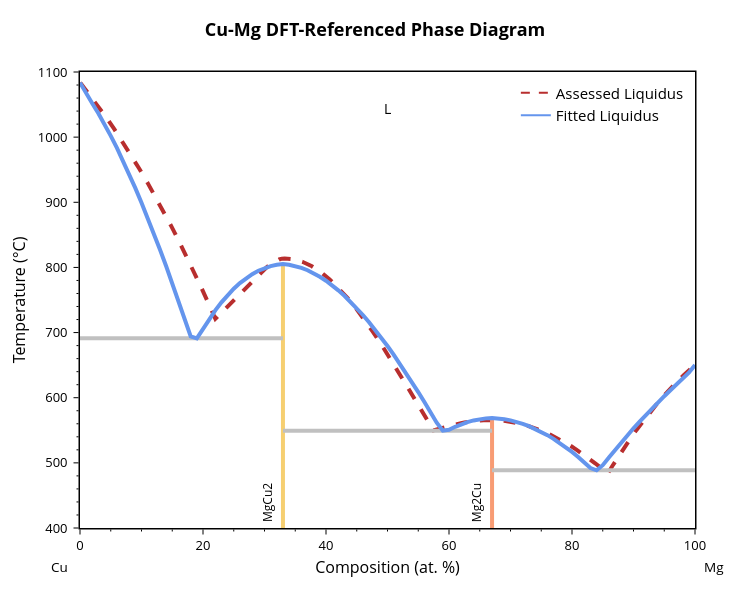
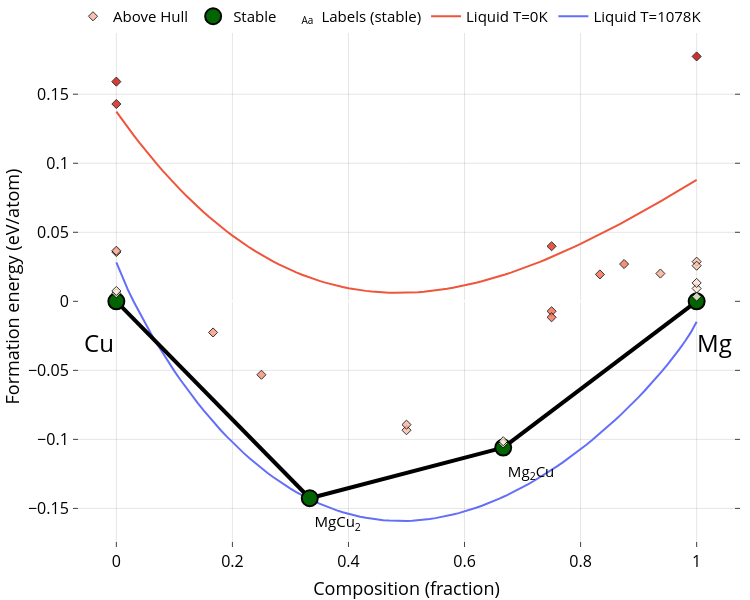

The code cell stored with these charts, in order, in its notebook:
### Markdown cell above
## 2 - Fitting the liquid free energy for a single binary system

`BinaryLiquid.from_cache()` assembles all of the above - MPDS data, DFT convex hull, and elemental constants - into a single object ready for fitting.

`fit_parameters()` then:
1. Identifies invariant points (eutectics, peritectics, congruent melting) from the liquidus and solid-phase data.
2. Filters to those that have matching DFT compounds.
3. Ranks constraint combinations by viability and runs Nelder-Mead optimization for each.

The diagrams below illustrate how invariant points on the phase diagram translate into thermodynamic constraints on the mixing parameters.

<img src="../assets/invariant_points_and_reactions.png" style="max-width: 100%; height: 480px; object-fit: contain; object-position: left center; display: block; margin: 0 !important;">

### Code cell
from gliquid.binary import BinaryLiquid, BLPlotter

param_format = 'comb-exp'  # options: 'linear', 'combined', 'comb-exp'

cu_mg_system = BinaryLiquid.from_cache('Cu-Mg', param_format=param_format)

# n_opts controls how many constraint combinations are explored; higher values are slower but more thorough
fit_results = cu_mg_system.fit_parameters(verbose=True, n_opts=5)
best_fit = min(fit_results, key=lambda x: x.get('mae', float('inf')), default={})

print("\n--- Cu-Mg fitting results ---")
for field, value in best_fit.items():
    print(f"  {field.upper():12s}: {value:.3f}" if isinstance(value, float) else f"  {field.upper():12s}: {value}")

cu_mg_plotter = BLPlotter(cu_mg_system)
cu_mg_plotter.show('fit+liq')   # Fitted liquidus vs. digitized experimental data
cu_mg_plotter.show('ch+g')      # T=0K DFT convex hull with overlaid liquid G curves
cu_mg_plotter.show('nmp')       # Nelder-Mead optimization path through parameter space

### Figure 1 — Plotly figure (JSON) as saved in the notebook; plotly's stock layout.template omitted (floating-point values rounded to 4 significant figures)
{"data": [{"line": {"color": "#B82E2E", "dash": "dash", "width": 4}, "mode": "lines", "showlegend": false, "type": "scatter", "x": [0.03812, 1.448, 2.85, 4.236, 5.606, 6.96, 8.298, 9.62, 10.93, 12.22, 13.5, 14.76, 16.01, 17.24, 18.46, 19.66, 20.86, 22.01, 22.94, 23.87, 24.74, 25.57, 26.36, 27.11, 27.82, 28.49, 29.13, 29.73, 30.31, 30.86, 31.38, 31.89, 32.37, 32.83, 33.28, 34.77, 36.25, 37.71, 39.16, 40.6, 42.02, 43.44, 44.85, 46.26, 47.66, 49.06, 50.46, 51.86, 53.26, 54.66, 56.07, 57.47, 58.03, 58.61, 59.18, 59.75, 60.31, 60.86, 61.41, 61.95, 62.49, 63.02, 63.55, 64.08, 64.6, 65.12, 65.63, 66.15, 66.66, 67.94, 69.2, 70.44, 71.66, 72.85, 74.03, 75.18, 76.32, 77.44, 78.55, 79.63, 80.7, 81.76, 82.8, 83.83, 84.84, 85.81, 86.53, 87.3, 88.07, 88.85, 89.65, 90.45, 91.27, 92.1, 92.93, 93.78, 94.64, 95.5, 96.38, 97.27, 98.16, 99.06, 99.96], "y": [1084.0, 1067.0, 1049.0, 1031.0, 1012.0, 992.4, 972.4, 951.9, 930.9, 909.4, 887.4, 864.9, 841.9, 818.5, 794.6, 770.3, 745.6, 721.0, 729.8, 738.7, 747.2, 755.4, 763.2, 770.6, 777.5, 783.9, 789.8, 795.2, 799.9, 804.0, 807.4, 810.2, 812.2, 813.4, 813.9, 812.5, 808.3, 801.7, 792.8, 781.7, 768.6, 753.8, 737.5, 719.7, 700.7, 680.7, 659.9, 638.4, 616.4, 594.2, 571.8, 549.8, 551.4, 553.0, 554.6, 556.0, 557.4, 558.7, 559.9, 560.9, 561.9, 562.8, 563.5, 564.2, 564.7, 565.1, 565.4, 565.6, 565.7, 565.3, 564.2, 562.4, 559.9, 556.8, 553.1, 548.9, 544.1, 538.8, 533.1, 527.0, 520.5, 513.6, 506.4, 498.9, 491.2, 483.6, 494.8, 506.3, 517.5, 528.6, 539.5, 550.1, 560.6, 570.7, 580.7, 590.4, 599.8, 608.9, 617.8, 626.4, 634.6, 642.6, 650.1]}, {"hovertemplate": "label=MgCu2<br>x=%{x}<br>t=%{y}<extra></extra>", "legendgroup": "MgCu2", "line": {"color": "rgb(246, 207, 113)", "dash": "solid", "width": 4}, "marker": {"symbol": "circle"}, "mode": "lines", "name": "MgCu2", "orientation": "v", "showlegend": false, "type": "scatter", "x": [33, 33, 33, 33, 33, 33, 33, 33, 33, 33, 33, 33, 33, 33, 33, 33, 33, 33, 33, 33, 33, 33, 33, 33, 33, 33, 33, 33, 33, 33, 33, 33, 33, 33, 33, 33, 33, 33, 33, 33, 33, 33, 33], "xaxis": "x", "y": [549.4, 757.4, 767.3, 727.0, 692.1, 652.4, 783.4, 775.9, 789.7, 794.9, 802.1, 799.0, 791.1, 785.8, 804.1, 704.3, 716.0, 608.7, 593.3, 561.7, 577.7, 623.7, 638.2, 737.5, 747.3, 805.1, 805.1, 746.4, 705.6, 691.1, 666.1, 679.4, 756.4, 764.9, 779.6, 772.6, 795.7, 799.4, 804.1, 802.2, 720.5, 734.0, -273.1], "yaxis": "y"}, {"hovertemplate": "label=Mg2Cu<br>x=%{x}<br>t=%{y}<extra></extra>", "legendgroup": "Mg2Cu", "line": {"color": "rgb(248, 156, 116)", "dash": "solid", "width": 4}, "marker": {"symbol": "circle"}, "mode": "lines", "name": "Mg2Cu", "orientation": "v", "showlegend": false, "type": "scatter", "x": [67, 67, 67, 67, 67, 67, 67, 67, 67, 67, 67, 67, 67, 67, 67, 67, 67, 67, 67, 67, 67, 67, 67, 67, 67, 67, 67, 67], "xaxis": "x", "y": [488.5, 549.4, 556.4, 542.5, 492.0, 500.8, 509.0, 568.9, 550.8, 547.7, 552.3, 530.7, 536.9, 524.0, 516.7, 567.1, 565.3, 559.9, 562.9, 568.3, 568.9, 559.3, 555.4, 562.5, 565.1, 568.3, 567.0, -273.1], "yaxis": "y"}, {"hovertemplate": "x=%{x}<br>y=%{y}<extra></extra>", "legendgroup": "", "line": {"color": "Silver", "dash": "solid", "width": 4}, "marker": {"symbol": "circle"}, "mode": "lines", "name": "", "orientation": "v", "showlegend": false, "type": "scatter", "x": [67, 84, 100], "xaxis": "x", "y": [488.5, 488.5, 488.5], "yaxis": "y"}, {"hovertemplate": "x=%{x}<br>y=%{y}<extra></extra>", "legendgroup": "", "line": {"color": "Silver", "dash": "solid", "width": 4}, "marker": {"symbol": "circle"}, "mode": "lines", "name": "", "orientation": "v", "showlegend": false, "type": "scatter", "x": [33, 59, 67], "xaxis": "x", "y": [549.4, 549.4, 549.4], "yaxis": "y"}, {"hovertemplate": "x=%{x}<br>y=%{y}<extra></extra>", "legendgroup": "", "line": {"color": "Silver", "dash": "solid", "width": 4}, "marker": {"symbol": "circle"}, "mode": "lines", "name": "", "orientation": "v", "showlegend": false, "type": "scatter", "x": [0, 19, 33], "xaxis": "x", "y": [691.1, 691.1, 691.1], "yaxis": "y"}, {"hovertemplate": "label=L<br>x=%{x}<br>t=%{y}<extra></extra>", "legendgroup": "L", "line": {"color": "cornflowerblue", "dash": "solid", "width": 4}, "marker": {"symbol": "circle"}, "mode": "lines", "name": "L", "orientation": "v", "showlegend": false, "type": "scatter", "x": [0, 1, 2, 3, 4, 5, 6, 7.0, 8, 9, 10, 11, 12, 13, 14.0, 15, 16, 17, 18, 19, 20, 21, 22, 23, 24, 25, 26, 27, 28.0, 29.0, 30, 31, 32, 33, 34, 35, 36, 37, 38, 39, 40, 41, 42, 43, 44, 45, 46, 47, 48, 49, 50, 51, 52, 53, 54, 55.0, 56.0, 57.0, 58.0, 59, 60, 61, 62, 63, 64, 65, 66, 67, 68, 69, 70, 71, 72, 73, 74, 75, 76, 77, 78, 79, 80, 81, 82, 83, 84, 85, 86, 87, 88, 89, 90, 91, 92, 93, 94, 95, 96, 97, 98, 99, 100], "xaxis": "x", "y": [1084.0, 1066.0, 1052.0, 1036.0, 1020.0, 1002.0, 983.4, 963.8, 943.2, 921.8, 899.4, 876.3, 852.3, 827.6, 802.2, 776.1, 749.4, 722.1, 694.2, 691.1, 705.6, 720.5, 734.0, 746.4, 757.4, 767.3, 775.9, 783.4, 789.7, 794.9, 799.0, 802.1, 804.1, 805.1, 804.1, 802.2, 799.4, 795.7, 791.1, 785.8, 779.6, 772.6, 764.9, 756.4, 747.3, 737.5, 727.0, 716.0, 704.3, 692.1, 679.4, 666.1, 652.4, 638.2, 623.7, 608.7, 593.3, 577.7, 561.7, 549.4, 550.8, 555.4, 559.3, 562.5, 565.1, 567.0, 568.3, 568.9, 568.3, 567.1, 565.3, 562.9, 559.9, 556.4, 552.3, 547.7, 542.5, 536.9, 530.7, 524.0, 516.7, 509.0, 500.8, 492.0, 488.5, 496.4, 508.4, 520.1, 531.4, 542.4, 553.0, 563.4, 573.5, 583.4, 592.9, 602.3, 611.5, 620.5, 629.4, 638.4, 650.1], "yaxis": "y"}, {"line": {"color": "#B82E2E", "dash": "dash"}, "mode": "lines", "name": "Assessed Liquidus", "showlegend": true, "type": "scatter", "x": [null], "y": [null]}, {"marker": {"color": "cornflowerblue"}, "mode": "lines", "name": "Fitted Liquidus", "showlegend": true, "type": "scatter", "x": [null], "y": [null]}], "layout": {"annotations": [{"borderpad": 5, "font": {"color": "black", "size": 12}, "showarrow": false, "text": "MgCu2", "textangle": -90, "x": 30.5, "y": 400, "yanchor": "bottom"}, {"borderpad": 5, "font": {"color": "black", "size": 12}, "showarrow": false, "text": "Mg2Cu", "textangle": -90, "x": 64.5, "y": 400, "yanchor": "bottom"}, {"font": {"color": "black", "size": 14}, "showarrow": false, "text": "L", "x": 50, "y": 1044}, {"font": {"color": "black", "size": 13.5}, "showarrow": false, "text": "Cu", "x": -0.05, "xanchor": "left", "xref": "paper", "y": -0.086, "yanchor": "middle", "yref": "paper"}, {"font": {"color": "black", "size": 13.5}, "showarrow": false, "text": "Mg", "x": 1.05, "xanchor": "right", "xref": "paper", "y": -0.086, "yanchor": "middle", "yref": "paper"}], "font": {"color": "black", "size": 13}, "height": 600, "legend": {"font": {"size": 15}, "x": 0.99, "xanchor": "right", "y": 0.99, "yanchor": "top"}, "margin": {"b": 72, "r": 55, "t": 72}, "plot_bgcolor": "white", "showlegend": true, "title": {"font": {"color": "black", "size": 18}, "text": "<b>Cu-Mg DFT-Referenced Phase Diagram</b>", "x": 0.5, "xanchor": "center", "yanchor": "bottom"}, "width": 750, "xaxis": {"linecolor": "black", "linewidth": 1.5, "minor": {"nticks": 5, "tickcolor": "black", "ticklen": 2, "ticks": "outside", "tickwidth": 1}, "mirror": true, "range": [0, 100], "showline": true, "tickcolor": "black", "tickformat": ".0f", "ticklen": 5, "ticks": "outside", "tickwidth": 1, "title": {"font": {"size": 16}, "standoff": 8, "text": "Composition (at. %)"}}, "yaxis": {"linecolor": "black", "linewidth": 1.5, "minor": {"nticks": 5, "tickcolor": "black", "ticklen": 2, "ticks": "outside", "tickwidth": 1}, "mirror": true, "range": [400, 1100], "showline": true, "tickcolor": "black", "ticklen": 5, "ticks": "outside", "ticksuffix": " ", "tickwidth": 1, "title": {"font": {"size": 16}, "standoff": 8, "text": "Temperature (°C)"}}}}

### Figure 2 — Plotly figure (JSON) as saved in the notebook; plotly's stock layout.template omitted (floating-point values rounded to 4 significant figures)
{"data": [{"mode": "lines", "name": "Liquid T=1078K", "type": "scatter", "x": [0, 0.01, 0.02, 0.03, 0.04, 0.05, 0.06, 0.07, 0.08, 0.09, 0.1, 0.11, 0.12, 0.13, 0.14, 0.15, 0.16, 0.17, 0.18, 0.19, 0.2, 0.21, 0.22, 0.23, 0.24, 0.25, 0.26, 0.27, 0.28, 0.29, 0.3, 0.31, 0.32, 0.33, 0.34, 0.35, 0.36, 0.37, 0.38, 0.39, 0.4, 0.41, 0.42, 0.43, 0.44, 0.45, 0.46, 0.47, 0.48, 0.49, 0.5, 0.51, 0.52, 0.53, 0.54, 0.55, 0.56, 0.57, 0.58, 0.59, 0.6, 0.61, 0.62, 0.63, 0.64, 0.65, 0.66, 0.67, 0.68, 0.69, 0.7, 0.71, 0.72, 0.73, 0.74, 0.75, 0.76, 0.77, 0.78, 0.79, 0.8, 0.81, 0.82, 0.83, 0.84, 0.85, 0.86, 0.87, 0.88, 0.89, 0.9, 0.91, 0.92, 0.93, 0.94, 0.95, 0.96, 0.97, 0.98, 0.99, 1], "y": [0.02821, 0.01752, 0.008269, -0.0003442, -0.00849, -0.01625, -0.02368, -0.0308, -0.03764, -0.04422, -0.05055, -0.05664, -0.06251, -0.06816, -0.0736, -0.07883, -0.08387, -0.08871, -0.09336, -0.09782, -0.1021, -0.1062, -0.1101, -0.1139, -0.1175, -0.1209, -0.1242, -0.1273, -0.1302, -0.133, -0.1356, -0.1381, -0.1405, -0.1426, -0.1447, -0.1466, -0.1483, -0.15, -0.1514, -0.1528, -0.154, -0.1551, -0.156, -0.1568, -0.1575, -0.1581, -0.1585, -0.1588, -0.159, -0.1591, -0.159, -0.1589, -0.1586, -0.1582, -0.1577, -0.157, -0.1563, -0.1554, -0.1545, -0.1534, -0.1522, -0.1509, -0.1495, -0.148, -0.1464, -0.1447, -0.1429, -0.141, -0.139, -0.1369, -0.1347, -0.1324, -0.13, -0.1275, -0.1249, -0.1222, -0.1194, -0.1165, -0.1135, -0.1104, -0.1072, -0.1039, -0.1005, -0.09696, -0.09335, -0.08964, -0.08582, -0.08188, -0.07784, -0.07367, -0.06937, -0.06495, -0.06038, -0.05566, -0.05077, -0.04569, -0.04039, -0.03483, -0.02892, -0.02249, -0.01475]}, {"mode": "lines", "name": "Liquid T=0K", "type": "scatter", "x": [0, 0.01, 0.02, 0.03, 0.04, 0.05, 0.06, 0.07, 0.08, 0.09, 0.1, 0.11, 0.12, 0.13, 0.14, 0.15, 0.16, 0.17, 0.18, 0.19, 0.2, 0.21, 0.22, 0.23, 0.24, 0.25, 0.26, 0.27, 0.28, 0.29, 0.3, 0.31, 0.32, 0.33, 0.34, 0.35, 0.36, 0.37, 0.38, 0.39, 0.4, 0.41, 0.42, 0.43, 0.44, 0.45, 0.46, 0.47, 0.48, 0.49, 0.5, 0.51, 0.52, 0.53, 0.54, 0.55, 0.56, 0.57, 0.58, 0.59, 0.6, 0.61, 0.62, 0.63, 0.64, 0.65, 0.66, 0.67, 0.68, 0.69, 0.7, 0.71, 0.72, 0.73, 0.74, 0.75, 0.76, 0.77, 0.78, 0.79, 0.8, 0.81, 0.82, 0.83, 0.84, 0.85, 0.86, 0.87, 0.88, 0.89, 0.9, 0.91, 0.92, 0.93, 0.94, 0.95, 0.96, 0.97, 0.98, 0.99, 1], "y": [0.1374, 0.1315, 0.1258, 0.1202, 0.1147, 0.1095, 0.1043, 0.09934, 0.0945, 0.08981, 0.08527, 0.08088, 0.07662, 0.07251, 0.06854, 0.0647, 0.06101, 0.05744, 0.05402, 0.05072, 0.04756, 0.04452, 0.04162, 0.03884, 0.03618, 0.03365, 0.03124, 0.02896, 0.02679, 0.02474, 0.0228, 0.02098, 0.01928, 0.01768, 0.0162, 0.01482, 0.01355, 0.01239, 0.01133, 0.01038, 0.009527, 0.008773, 0.008118, 0.00756, 0.007098, 0.006729, 0.006453, 0.006269, 0.006173, 0.006166, 0.006246, 0.00641, 0.006658, 0.006989, 0.0074, 0.00789, 0.008458, 0.009102, 0.009821, 0.01061, 0.01148, 0.01241, 0.01342, 0.01449, 0.01562, 0.01682, 0.01809, 0.01941, 0.0208, 0.02224, 0.02374, 0.0253, 0.02691, 0.02857, 0.03028, 0.03205, 0.03386, 0.03571, 0.03762, 0.03956, 0.04155, 0.04358, 0.04565, 0.04776, 0.0499, 0.05207, 0.05428, 0.05653, 0.0588, 0.0611, 0.06343, 0.06578, 0.06816, 0.07056, 0.07299, 0.07543, 0.07789, 0.08037, 0.08286, 0.08537, 0.08789]}, {"hoverinfo": "none", "line": {"color": "black", "width": 4}, "mode": "lines", "showlegend": false, "type": "scatter", "x": [0.3333, 0, null, 0.6667, 1, null, 0.3333, 0.6667, null], "y": [-0.1426, 0, null, -0.106, 0, null, -0.1426, -0.106, null]}, {"hoverinfo": "skip", "mode": "text", "name": "Labels (stable)", "opacity": 1, "showlegend": true, "text": ["MgCu<sub>2</sub>", "Mg<sub>2</sub>Cu"], "textposition": ["bottom right", "bottom right"], "type": "scatter", "visible": true, "x": [0.3413, 0.6747], "y": [-0.1556, -0.119]}, {"error_y": {"array": [0, 0, 0, 0], "color": "gray", "thickness": 2.5, "type": "data", "width": 5}, "hoverinfo": "text", "hoverlabel": {"font": {"size": 14}}, "hovertext": ["MgCu<sub>2</sub> (mp-1038-GGA) <br>  Formation energy: -0.143 eV/atom <br>  (Stable)", "Cu (mp-30-GGA) <br>  Formation energy: 0.0 eV/atom <br>  (Stable)", "Mg<sub>2</sub>Cu (mp-2481-GGA) <br>  Formation energy: -0.106 eV/atom <br>  (Stable)", "Mg (mp-1056702-GGA) <br>  Formation energy: 0.0 eV/atom <br>  (Stable)"], "marker": {"color": "darkgreen", "line": {"color": "black", "width": 2}, "size": 16}, "mode": "markers", "name": "Stable", "opacity": 0.99, "showlegend": true, "type": "scatter", "x": [0.3333, 0, 0.6667, 1], "y": [-0.1426, 0, -0.106, 0]}, {"hoverinfo": "text", "hoverlabel": {"font": {"size": 14}}, "hovertext": ["Cu (mp-1010136-GGA) <br>  Formation energy: 0.036 eV/atom <br>  Energy Above Hull: (+0.036 eV/atom)", "Cu (mp-1120774-GGA) <br>  Formation energy: 0.159 eV/atom <br>  Energy Above Hull: (+0.159 eV/atom)", "Cu (mp-989695-GGA) <br>  Formation energy: 0.006 eV/atom <br>  Energy Above Hull: (+0.006 eV/atom)", "Cu (mp-989782-GGA) <br>  Formation energy: 0.007 eV/atom <br>  Energy Above Hull: (+0.007 eV/atom)", "Cu (mp-998890-GGA) <br>  Formation energy: 0.037 eV/atom <br>  Energy Above Hull: (+0.037 eV/atom)", "Cu (mp-1059259-GGA) <br>  Formation energy: 0.143 eV/atom <br>  Energy Above Hull: (+0.143 eV/atom)", "Mg (mp-1056351-GGA) <br>  Formation energy: 0.029 eV/atom <br>  Energy Above Hull: (+0.029 eV/atom)", "Mg (mp-1094122-GGA) <br>  Formation energy: 0.003 eV/atom <br>  Energy Above Hull: (+0.003 eV/atom)", "Mg (mp-153-GGA) <br>  Formation energy: 0.009 eV/atom <br>  Energy Above Hull: (+0.009 eV/atom)", "Mg (mp-973364-GGA) <br>  Formation energy: 0.013 eV/atom <br>  Energy Above Hull: (+0.013 eV/atom)", "Mg (mp-110-GGA) <br>  Formation energy: 0.026 eV/atom <br>  Energy Above Hull: (+0.026 eV/atom)", "Mg (mp-1247180-GGA) <br>  Formation energy: 0.177 eV/atom <br>  Energy Above Hull: (+0.177 eV/atom)", "MgCu (mp-2672345-GGA) <br>  Formation energy: -0.093 eV/atom <br>  Energy Above Hull: (+0.031 eV/atom)", "MgCu (mp-972916-GGA) <br>  Formation energy: -0.089 eV/atom <br>  Energy Above Hull: (+0.035 eV/atom)", "MgCu<sub>3</sub> (mp-1185856-GGA) <br>  Formation energy: -0.053 eV/atom <br>  Energy Above Hull: (+0.054 eV/atom)", "MgCu<sub>5</sub> (mp-1185860-GGA) <br>  Formation energy: -0.023 eV/atom <br>  Energy Above Hull: (+0.049 eV/atom)", "Mg<sub>2</sub>Cu (mp-1052023-GGA) <br>  Formation energy: -0.103 eV/atom <br>  Energy Above Hull: (+0.003 eV/atom)", "Mg<sub>2</sub>Cu (mp-865014-GGA) <br>  Formation energy: -0.101 eV/atom <br>  Energy Above Hull: (+0.005 eV/atom)", "Mg<sub>3</sub>Cu (mp-1016224-GGA) <br>  Formation energy: 0.04 eV/atom <br>  Energy Above Hull: (+0.119 eV/atom)", "Mg<sub>3</sub>Cu (mp-978279-GGA) <br>  Formation energy: -0.007 eV/atom <br>  Energy Above Hull: (+0.072 eV/atom)", "Mg<sub>3</sub>Cu (mp-2479851-GGA) <br>  Formation energy: -0.012 eV/atom <br>  Energy Above Hull: (+0.068 eV/atom)", "Mg<sub>5</sub>Cu (mp-1185803-GGA) <br>  Formation energy: 0.019 eV/atom <br>  Energy Above Hull: (+0.072 eV/atom)", "Mg<sub>7</sub>Cu (mp-1016285-GGA) <br>  Formation energy: 0.027 eV/atom <br>  Energy Above Hull: (+0.067 eV/atom)", "Mg<sub>15</sub>Cu (mp-1023610-GGA) <br>  Formation energy: 0.02 eV/atom <br>  Energy Above Hull: (+0.04 eV/atom)"], "marker": {"color": [0.036, 0.159, 0.006, 0.007, 0.037, 0.143, 0.029, 0.003, 0.009, 0.013, 0.026, 0.177, 0.031, 0.035, 0.054, 0.049, 0.003, 0.005, 0.119, 0.072, 0.068, 0.072, 0.067, 0.04], "colorscale": [[0, "#fff5e3"], [0.5, "#f24324"], [1, "#c40000"]], "line": {"color": "black", "width": 1}, "opacity": 0.8, "size": 7, "symbol": "diamond"}, "mode": "markers", "name": "Above Hull", "showlegend": true, "type": "scatter", "x": [0, 0, 0, 0, 0, 0, 1, 1, 1, 1, 1, 1, 0.5, 0.5, 0.25, 0.1667, 0.6667, 0.6667, 0.75, 0.75, 0.75, 0.8333, 0.875, 0.9375], "y": [0.03571, 0.1591, 0.005766, 0.007492, 0.03664, 0.1429, 0.02872, 0.003384, 0.009279, 0.01333, 0.0258, 0.1774, -0.09334, -0.08933, -0.05318, -0.02256, -0.1029, -0.1013, 0.03988, -0.007182, -0.01155, 0.01948, 0.027, 0.02011]}], "layout": {"annotations": [{"align": "center", "font": {"color": "#000000", "size": 24}, "opacity": 1, "showarrow": false, "text": "Cu", "x": -0.03, "xref": "x", "y": -0.03, "yref": "y"}, {"align": "center", "font": {"color": "#000000", "size": 24}, "opacity": 1, "showarrow": false, "text": "Mg", "x": 1.03, "xref": "x", "y": -0.03, "yref": "y"}], "autosize": true, "coloraxis": {"colorbar": {"x": 1, "y": 0.05, "yanchor": "top"}}, "font": {"color": "black", "size": 15}, "height": 600, "hovermode": "closest", "legend": {"orientation": "h", "tracegroupgap": 7, "traceorder": "reversed", "x": 0, "xanchor": "left", "y": 1.05}, "margin": {"b": 10, "l": 10, "pad": 0, "r": 10, "t": 0}, "paper_bgcolor": "white", "plot_bgcolor": "white", "showlegend": true, "width": 750, "xaxis": {"anchor": "y", "gridcolor": "rgba(0,0,0,0.1)", "mirror": "ticks", "nticks": 8, "showgrid": true, "showline": true, "side": "bottom", "tickfont": {"color": "black", "size": 16}, "ticks": "inside", "title": {"font": {"color": "#000000", "size": 18}, "text": "Composition (fraction)"}, "type": "linear", "zeroline": false}, "yaxis": {"anchor": "x", "gridcolor": "rgba(0,0,0,0.1)", "mirror": "ticks", "showgrid": true, "showline": true, "side": "left", "tickfont": {"color": "black", "size": 16}, "ticks": "inside", "title": {"font": {"color": "#000000", "size": 18}, "text": "Formation energy (eV/atom)"}, "type": "linear"}}}
